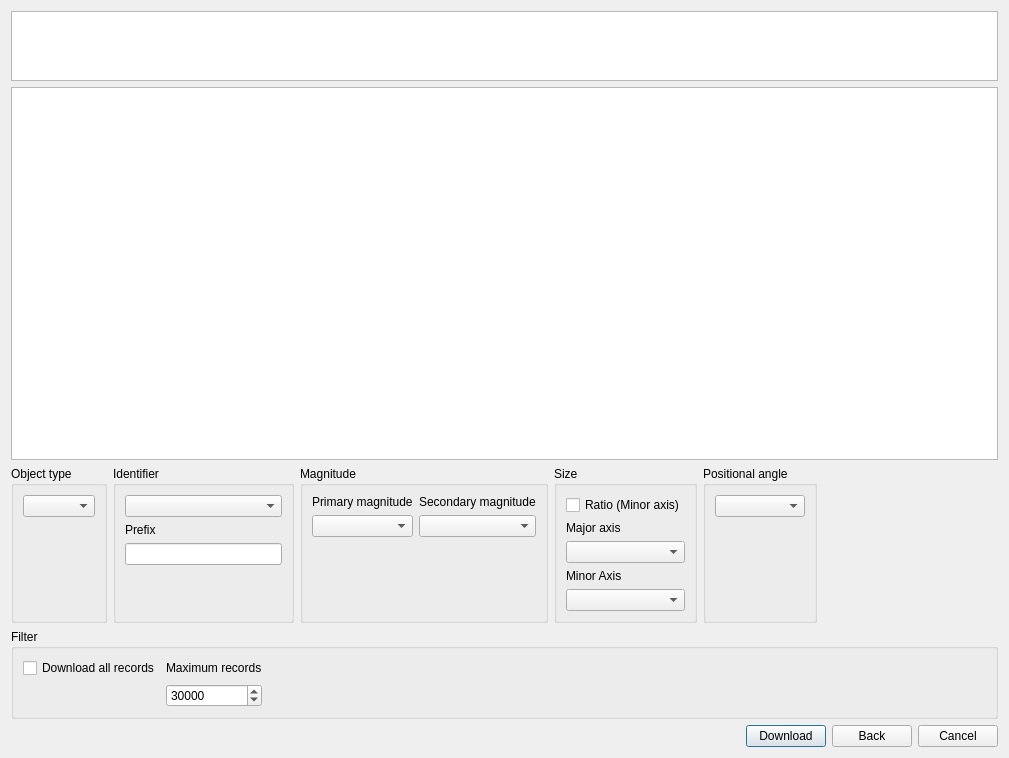
<?xml version="1.0" encoding="UTF-8"?>
<ui version="4.0">
 <class>VOTDataEditor</class>
 <widget class="QDialog" name="VOTDataEditor">
  <property name="geometry">
   <rect>
    <x>0</x>
    <y>0</y>
    <width>1009</width>
    <height>758</height>
   </rect>
  </property>
  <property name="windowTitle">
   <string>Dialog</string>
  </property>
  <layout class="QVBoxLayout" name="verticalLayout_2" stretch="200,1,1,1">
   <item>
    <layout class="QVBoxLayout" name="verticalLayout" stretch="1,48">
     <item>
      <widget class="QTextEdit" name="textEdit">
       <property name="readOnly">
        <bool>true</bool>
       </property>
      </widget>
     </item>
     <item>
      <widget class="QTreeView" name="treeView"/>
     </item>
    </layout>
   </item>
   <item>
    <layout class="QGridLayout" name="gridLayout">
     <item row="0" column="2">
      <widget class="QGroupBox" name="groupBox_2">
       <property name="title">
        <string>Magnitude</string>
       </property>
       <layout class="QHBoxLayout" name="horizontalLayout_4">
        <item>
         <layout class="QVBoxLayout" name="verticalLayout_5">
          <item>
           <widget class="QLabel" name="label">
            <property name="text">
             <string>Primary magnitude</string>
            </property>
           </widget>
          </item>
          <item>
           <widget class="QComboBox" name="cb_mag1"/>
          </item>
          <item>
           <spacer name="verticalSpacer_3">
            <property name="orientation">
             <enum>Qt::Vertical</enum>
            </property>
            <property name="sizeHint" stdset="0">
             <size>
              <width>20</width>
              <height>40</height>
             </size>
            </property>
           </spacer>
          </item>
         </layout>
        </item>
        <item>
         <layout class="QVBoxLayout" name="verticalLayout_6">
          <item>
           <widget class="QLabel" name="label_3">
            <property name="text">
             <string>Secondary magnitude</string>
            </property>
           </widget>
          </item>
          <item>
           <widget class="QComboBox" name="cb_mag2"/>
          </item>
          <item>
           <spacer name="verticalSpacer_4">
            <property name="orientation">
             <enum>Qt::Vertical</enum>
            </property>
            <property name="sizeHint" stdset="0">
             <size>
              <width>20</width>
              <height>40</height>
             </size>
            </property>
           </spacer>
          </item>
         </layout>
        </item>
       </layout>
      </widget>
     </item>
     <item row="0" column="0">
      <widget class="QGroupBox" name="groupBox">
       <property name="title">
        <string>Object type</string>
       </property>
       <layout class="QVBoxLayout" name="verticalLayout_4">
        <item>
         <layout class="QVBoxLayout" name="verticalLayout_3">
          <item>
           <widget class="QComboBox" name="cb_type"/>
          </item>
          <item>
           <spacer name="verticalSpacer">
            <property name="orientation">
             <enum>Qt::Vertical</enum>
            </property>
            <property name="sizeHint" stdset="0">
             <size>
              <width>20</width>
              <height>40</height>
             </size>
            </property>
           </spacer>
          </item>
         </layout>
        </item>
       </layout>
      </widget>
     </item>
     <item row="0" column="3">
      <widget class="QGroupBox" name="groupBox_5">
       <property name="title">
        <string>Size</string>
       </property>
       <layout class="QVBoxLayout" name="verticalLayout_14">
        <item>
         <widget class="QCheckBox" name="cb_ratio">
          <property name="text">
           <string>Ratio (Minor axis)</string>
          </property>
         </widget>
        </item>
        <item>
         <layout class="QVBoxLayout" name="verticalLayout_9">
          <item>
           <widget class="QLabel" name="label_5">
            <property name="text">
             <string>Major axis</string>
            </property>
           </widget>
          </item>
          <item>
           <widget class="QComboBox" name="cb_axis1"/>
          </item>
         </layout>
        </item>
        <item>
         <layout class="QVBoxLayout" name="verticalLayout_10">
          <item>
           <widget class="QLabel" name="label_6">
            <property name="text">
             <string>Minor Axis</string>
            </property>
           </widget>
          </item>
          <item>
           <widget class="QComboBox" name="cb_axis2"/>
          </item>
         </layout>
        </item>
        <item>
         <spacer name="verticalSpacer_5">
          <property name="orientation">
           <enum>Qt::Vertical</enum>
          </property>
          <property name="sizeHint" stdset="0">
           <size>
            <width>20</width>
            <height>40</height>
           </size>
          </property>
         </spacer>
        </item>
       </layout>
      </widget>
     </item>
     <item row="0" column="4">
      <widget class="QGroupBox" name="groupBox_4">
       <property name="title">
        <string>Positional angle</string>
       </property>
       <layout class="QVBoxLayout" name="verticalLayout_8">
        <item>
         <layout class="QVBoxLayout" name="verticalLayout_7">
          <item>
           <widget class="QComboBox" name="cb_pa"/>
          </item>
          <item>
           <spacer name="verticalSpacer_6">
            <property name="orientation">
             <enum>Qt::Vertical</enum>
            </property>
            <property name="sizeHint" stdset="0">
             <size>
              <width>20</width>
              <height>40</height>
             </size>
            </property>
           </spacer>
          </item>
         </layout>
        </item>
       </layout>
      </widget>
     </item>
     <item row="0" column="1">
      <widget class="QGroupBox" name="groupBox_6">
       <property name="title">
        <string>Identifier</string>
       </property>
       <layout class="QVBoxLayout" name="verticalLayout_11">
        <item>
         <layout class="QVBoxLayout" name="verticalLayout_12">
          <item>
           <widget class="QComboBox" name="cb_id"/>
          </item>
          <item>
           <widget class="QLabel" name="label_8">
            <property name="text">
             <string>Prefix</string>
            </property>
           </widget>
          </item>
          <item>
           <widget class="QLineEdit" name="lineEdit">
            <property name="maximumSize">
             <size>
              <width>16777215</width>
              <height>16777215</height>
             </size>
            </property>
            <property name="maxLength">
             <number>32</number>
            </property>
           </widget>
          </item>
          <item>
           <spacer name="verticalSpacer_2">
            <property name="orientation">
             <enum>Qt::Vertical</enum>
            </property>
            <property name="sizeHint" stdset="0">
             <size>
              <width>20</width>
              <height>40</height>
             </size>
            </property>
           </spacer>
          </item>
         </layout>
        </item>
       </layout>
      </widget>
     </item>
     <item row="0" column="5">
      <spacer name="horizontalSpacer_4">
       <property name="orientation">
        <enum>Qt::Horizontal</enum>
       </property>
       <property name="sizeHint" stdset="0">
        <size>
         <width>40</width>
         <height>20</height>
        </size>
       </property>
      </spacer>
     </item>
    </layout>
   </item>
   <item>
    <widget class="QGroupBox" name="groupBox_3">
     <property name="title">
      <string>Filter</string>
     </property>
     <layout class="QHBoxLayout" name="horizontalLayout_3">
      <item>
       <layout class="QGridLayout" name="gridLayout_2">
        <item row="0" column="1">
         <widget class="QLabel" name="label_9">
          <property name="text">
           <string>Maximum records</string>
          </property>
         </widget>
        </item>
        <item row="1" column="1">
         <widget class="QSpinBox" name="sb_maxRecords">
          <property name="maximum">
           <number>100000</number>
          </property>
          <property name="singleStep">
           <number>100</number>
          </property>
          <property name="value">
           <number>30000</number>
          </property>
         </widget>
        </item>
        <item row="0" column="2">
         <spacer name="horizontalSpacer_2">
          <property name="orientation">
           <enum>Qt::Horizontal</enum>
          </property>
          <property name="sizeHint" stdset="0">
           <size>
            <width>40</width>
            <height>20</height>
           </size>
          </property>
         </spacer>
        </item>
        <item row="0" column="0">
         <widget class="QCheckBox" name="cb_all">
          <property name="text">
           <string>Download all records</string>
          </property>
         </widget>
        </item>
       </layout>
      </item>
     </layout>
    </widget>
   </item>
   <item>
    <layout class="QHBoxLayout" name="horizontalLayout">
     <item>
      <spacer name="horizontalSpacer">
       <property name="orientation">
        <enum>Qt::Horizontal</enum>
       </property>
       <property name="sizeHint" stdset="0">
        <size>
         <width>40</width>
         <height>20</height>
        </size>
       </property>
      </spacer>
     </item>
     <item>
      <widget class="QPushButton" name="pushButton_2">
       <property name="text">
        <string>Download</string>
       </property>
      </widget>
     </item>
     <item>
      <widget class="QPushButton" name="pushButton_3">
       <property name="text">
        <string>Back</string>
       </property>
       <property name="icon">
        <iconset resource="resource.qrc">
         <normaloff>:/res/qt/left-16.png</normaloff>:/res/qt/left-16.png</iconset>
       </property>
      </widget>
     </item>
     <item>
      <widget class="QPushButton" name="pushButton">
       <property name="text">
        <string>Cancel</string>
       </property>
      </widget>
     </item>
    </layout>
   </item>
  </layout>
 </widget>
 <resources>
  <include location="resource.qrc"/>
 </resources>
 <connections/>
</ui>
